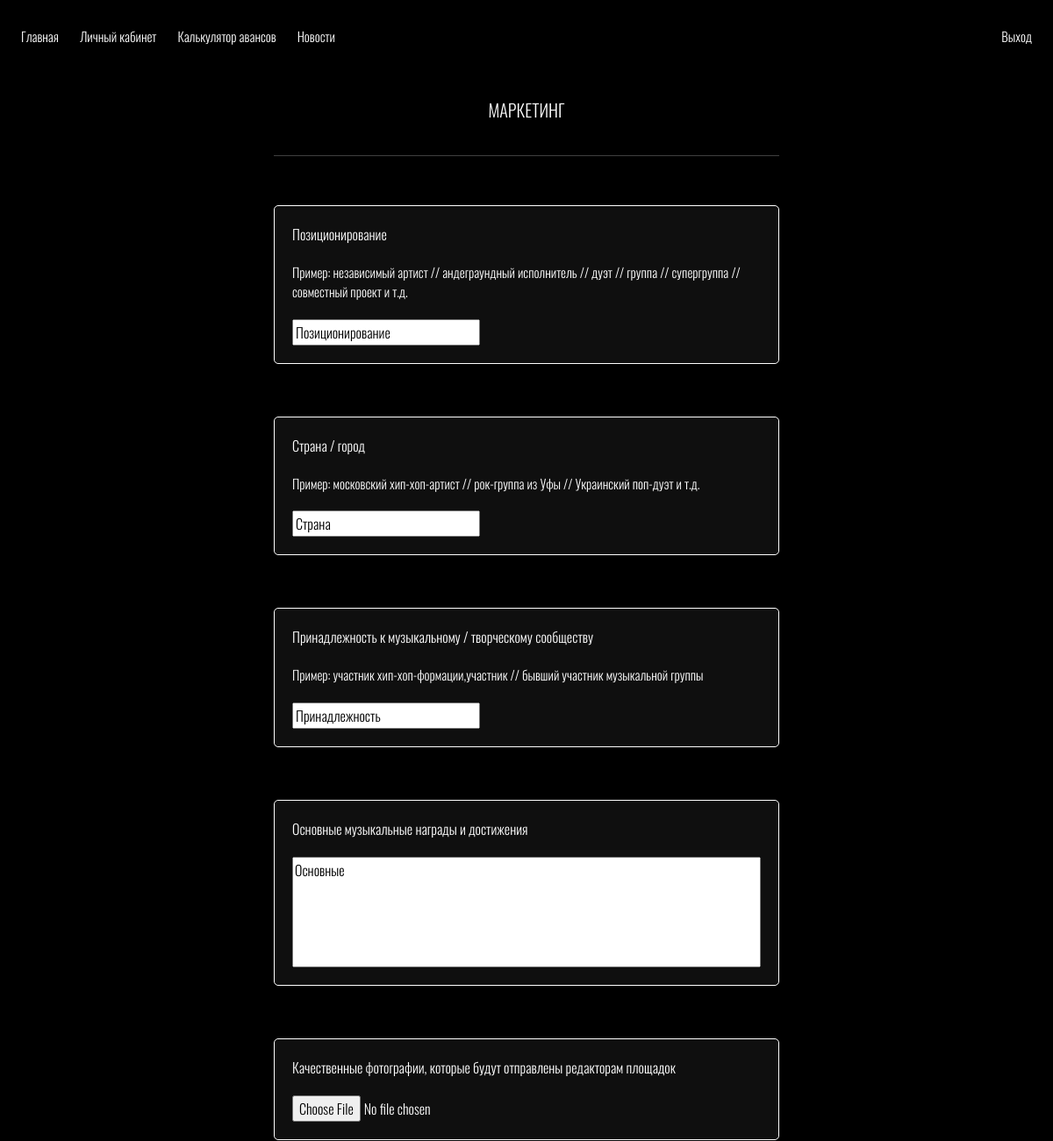
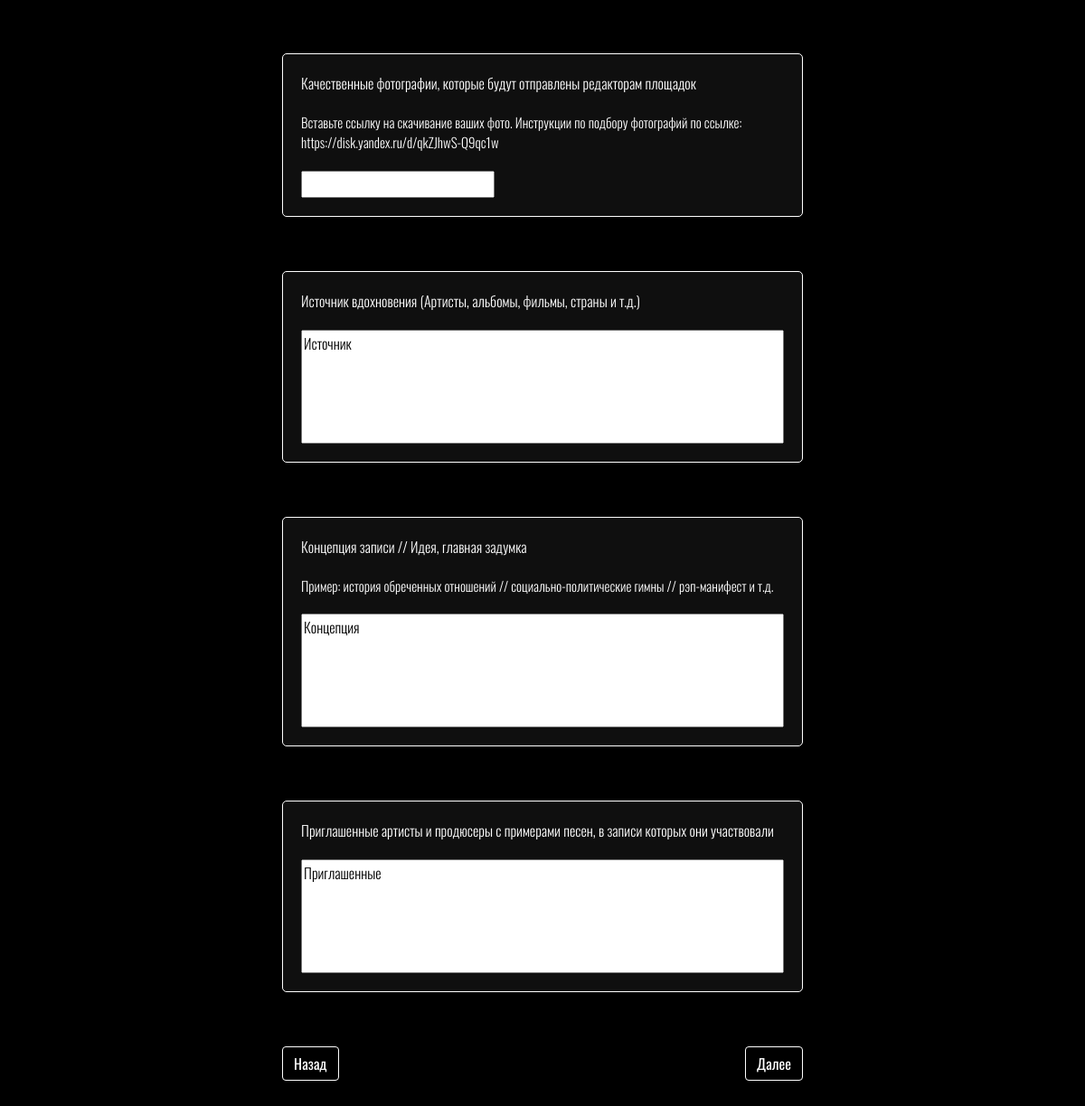
The page /marketing/marketing_info/ (signed in) on the database as committed earlier (2 pictures, top to bottom).
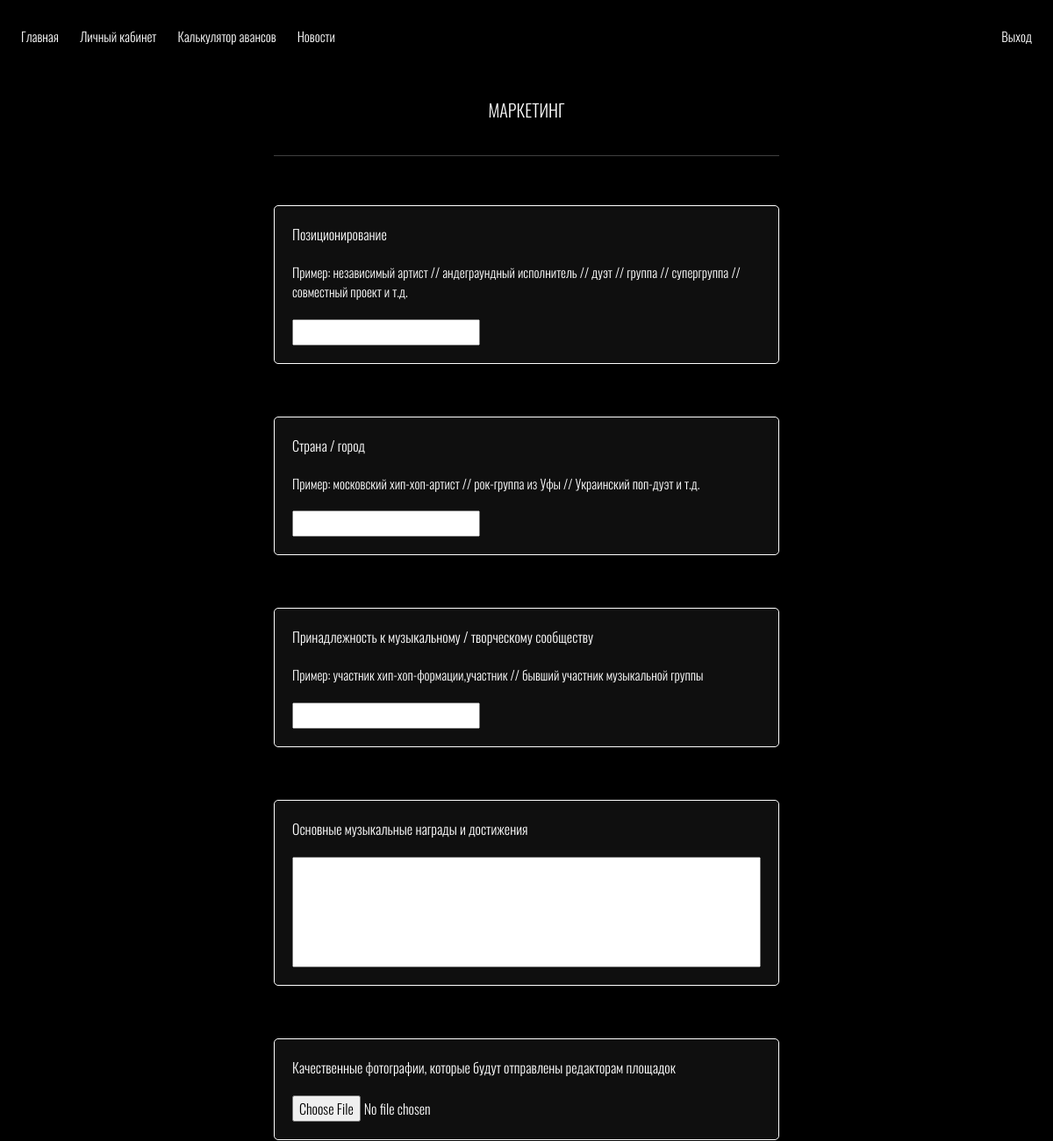
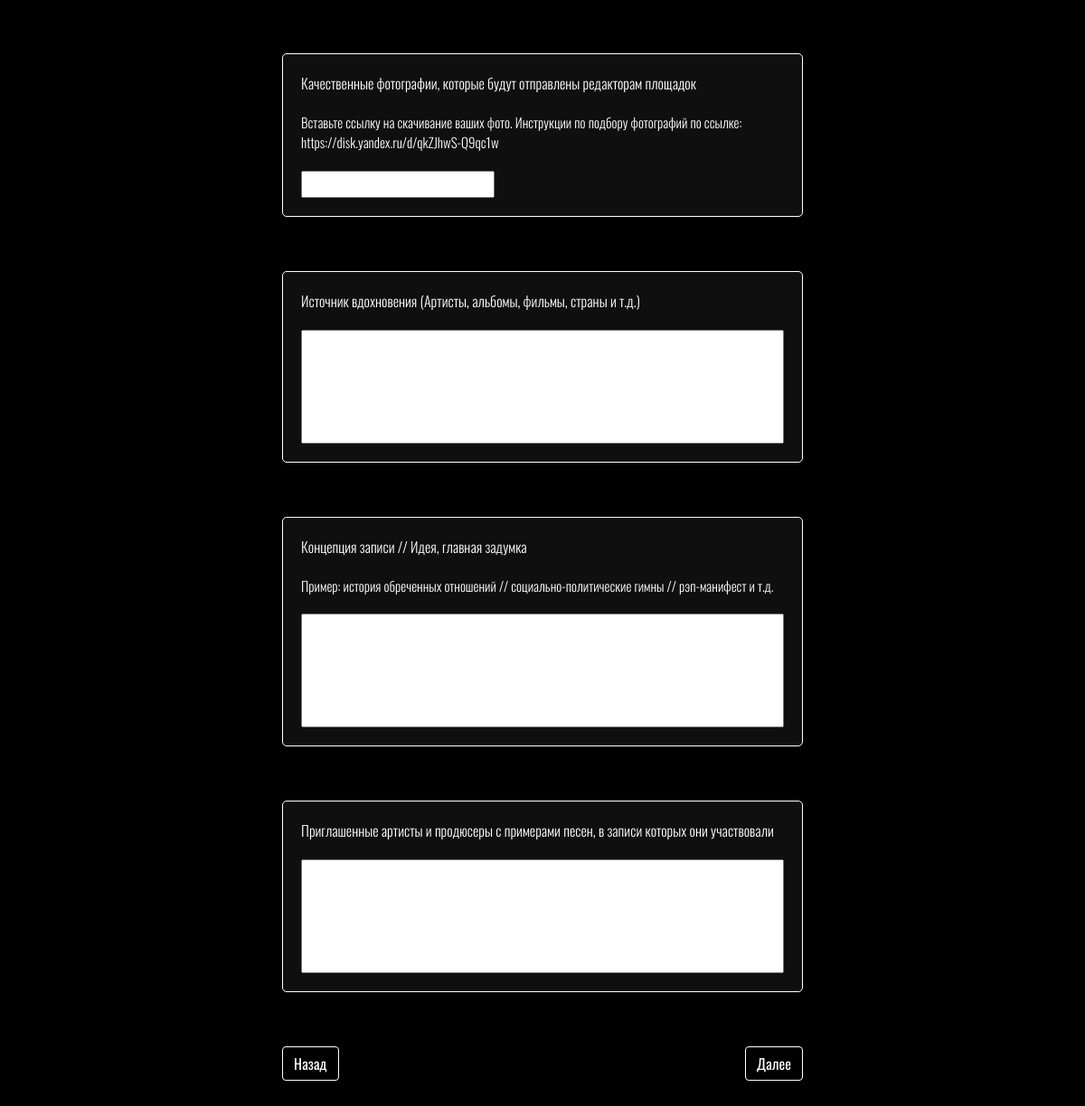
The same page on the database as committed later (2 pictures, top to bottom).
### marketing/models.py (models this page shows)
class Marketing(models.Model):
    positioning = models.CharField(max_length=500, verbose_name='Позиционирование')
    where_from = models.CharField(max_length=500, verbose_name='Страна / город')
    affiliation = models.CharField(max_length=500, verbose_name='Принадлежность к музыкальному / творческому сообществу')
    awards = models.CharField(max_length=1024, verbose_name='Основные музыкальные награды и достижения')
    photo = models.ImageField(upload_to = update_filename, verbose_name='Качественные фотографии, которые будут отправлены редакторам площадок', blank=True, null=True)
    photo_link = models.URLField(verbose_name='Качественные фотографии, которые будут отправлены редакторам площадок', blank=True, null=True)
    inspiration = models.CharField(max_length=2048, verbose_name='Источник вдохновения (Артисты, альбомы, фильмы, страны и т.д.)')
    concept = models.CharField(max_length=2048, verbose_name='Концепция записи // Идея, главная задумка')
    guest_artists = models.CharField(max_length=1024, verbose_name='Приглашенные артисты и продюсеры с примерами песен, в записи которых они участвовали')
    user = models.ForeignKey(User, on_delete=models.CASCADE, null=True)

### marketing/views.py (the view, shortened to what this page needs)
# urls.py: path('marketing_info/', MarketingView.as_view(), name='marketing_info'),
class MarketingView(LoginRequiredMixin, FormView):
    template_name = 'marketing/marketing_info.html'
    form_class = MarketingForm
    form_title = 'Маркетинг'
    def get(self, request, *args, **kwargs):
        user = User.objects.get(username = request.user)
        marketing = Marketing.objects.filter(user_id = user.id)
        if marketing:
            marketing_dict = model_to_dict(*marketing)
            photo = marketing_dict['photo']
            form = self.form_class(initial = marketing_dict)
        else:
            photo = ''
            form = self.form_class(initial = {'user': user})
        return render(request, self.template_name, {'form': form,
                                                    'form_title': self.form_title,
                                                    'photo': photo,
                                                    'delete_photo': 'delete_photo'})

### marketing/templates/marketing/marketing_info.html
{% extends 'base.html' %}
{% load static %}
{% block header %}
{% include '_nav.html' %}
{% endblock %}
{% block body %}
{% include 'vertical_form.html' %}
{% endblock %}

### templates/inc/vertical_form.html (shortened to what this page needs)
{% load static %}
<div class="container-xxl !direction !spacing">
    <div class="row ${1| ,row-cols-2,row-cols-3, auto,justify-content-md-center,|}">
        <div class="col-md-6 col-sm-8 col-10 release-header">
            <h5>{{ form_title }}</h5><hr>
        </div>
    </div>
    <form method="POST" action="" novalidate enctype="multipart/form-data">
        <div class="row ${1| ,row-cols-2,row-cols-3, auto,justify-content-md-center,|}">
            <div class="col-md-6 col-sm-8 col-10 release-form">
                {% for item in form.visible_fields %}
                    <div>
                        <p>{{ item.label }}</p>
                        {% autoescape off %}
                        <p style="font-size: 15px;">{{ item.help_text }}</p>
                        {% endautoescape %}
                        <p>{{ item }}</p>
                    </div>
                {% endfor %}
            </div>
        </div>
        <div class="row ${1| ,row-cols-2,row-cols-3, auto,justify-content-md-center,|}">
            <div class="col-md-6 col-sm-8 col-10 release-button">
                <button class="btn button" type="button" onclick="history.back();">Назад</button>
                <button class="btn button" type="submit">Далее</button>
            </div>
        </div>
    </form>
</div>

Rows that differ between the two databases and show on the page:
removed Marketing: visible_fields "Позиционирование" "Страна" "Принадлежность" "Основные" "Источник" "Концепция" "Приглашенные"
